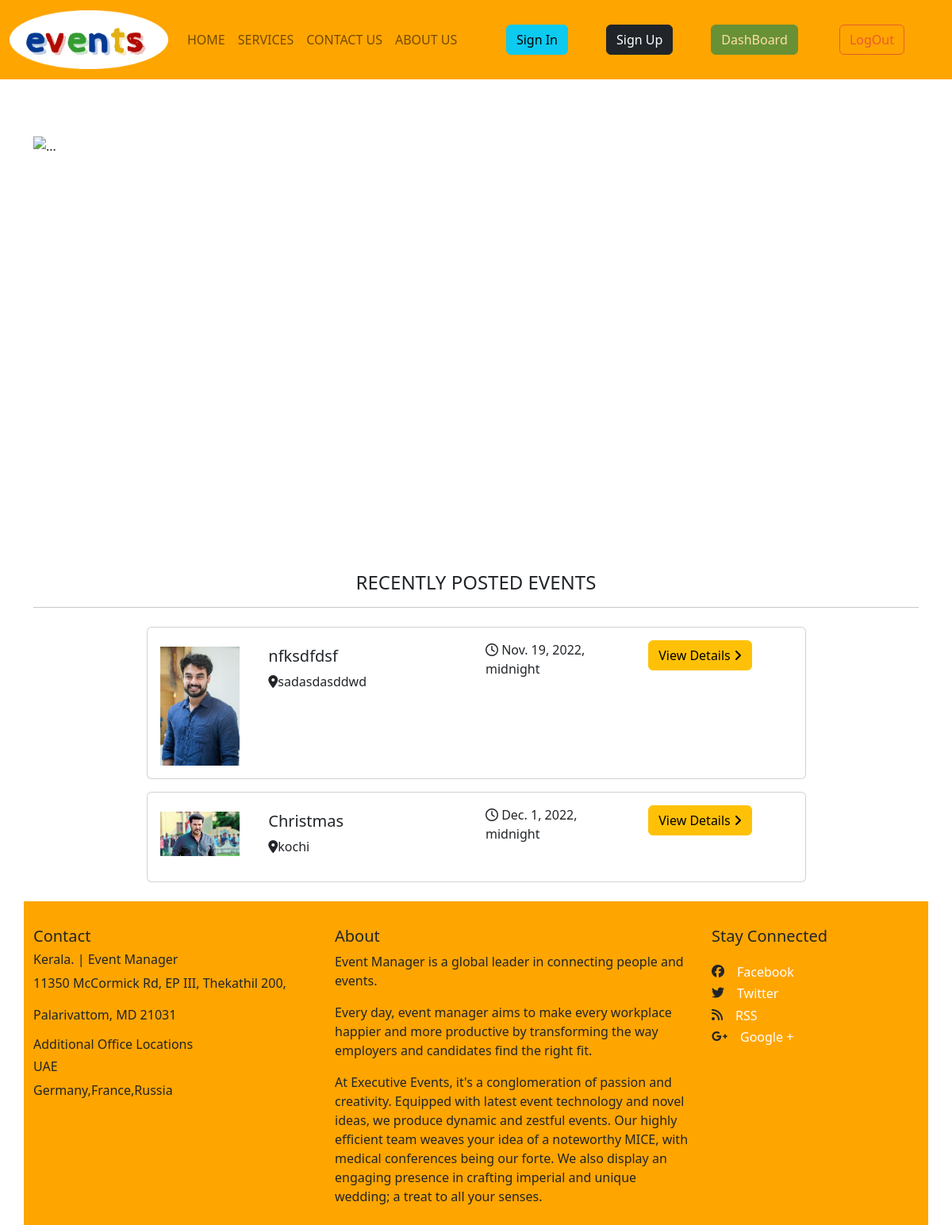
/, run on an earlier commit of the app's database.
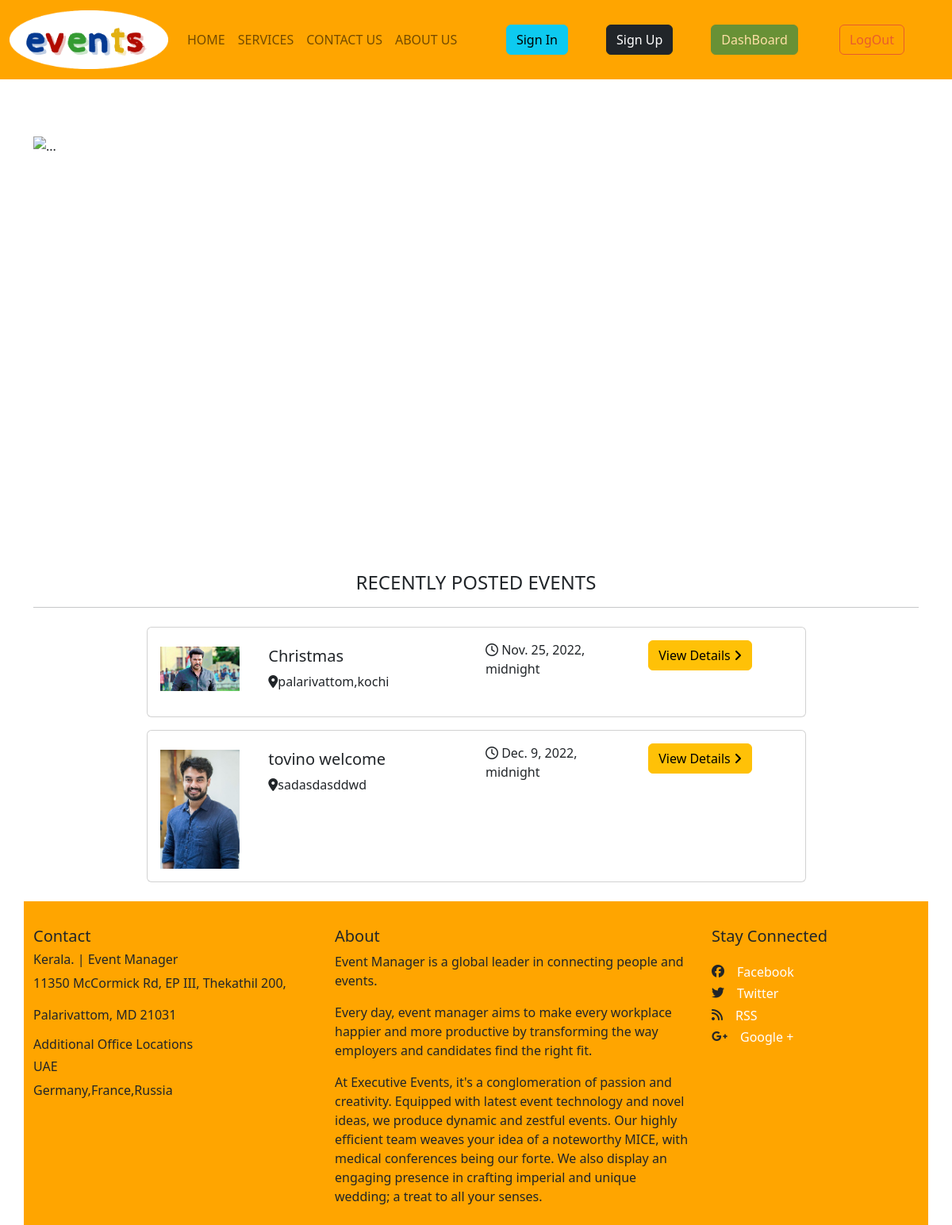
And on a later commit of the database.
### apps/post/models.py (models this page shows)
class PostModel(models.Model):
    user = models.ForeignKey(User, on_delete=models.CASCADE)
    event_title = models.CharField(max_length=120, null=False)
    event_date = models.DateField(null=False)
    content = models.TextField(null=False)
    location = models.CharField(max_length=200, null=False)
    date = models.DateField(auto_now_add=True)
    pic = models.ImageField(upload_to='events',
                            validators=[FileExtensionValidator(allowed_extensions=['jpeg', 'png', 'jpg'])], null=False,
                            blank=False)

### apps/post/views.py (the view)
# urls.py: path('', post_views.AllPostListView.as_view(), name='home'),
class AllPostListView(ListView):
    template_name = "eventWebsite/home.html"
    model = PostModel
    context_object_name = "posts" # with this data can be accessed in front end html
    def get_queryset(self):  # by default objects.all()  is the query.Only to override this fn
        return PostModel.objects.all().order_by('event_date')

### templates/eventWebsite/home.html (shortened to what this page needs)
{% extends 'eventWebsite/base.html' %}
{% block content %}
{% load static %}
<div class="container">
    <div class="row pt-4">
        <div id="carouselExampleCaptions" class="carousel slide" data-bs-ride="carousel">
            <div class="carousel-indicators">
                <button type="button" data-bs-target="#carouselExampleCaptions" data-bs-slide-to="0" class="active"
                        aria-current="true" aria-label="Slide 1"></button>
                <button type="button" data-bs-target="#carouselExampleCaptions" data-bs-slide-to="1"
                        aria-label="Slide 2"></button>
                <button type="button" data-bs-target="#carouselExampleCaptions" data-bs-slide-to="2"
                        aria-label="Slide 3"></button>
            </div>
            <div class="carousel-inner">
                <div class="carousel-item" data-bs-interval="2000">
                    <img src="{% static 'img_2.png' %}" class="d-block w-100" alt="..." height="500">
                    <div class="carousel-caption d-none d-md-block">
                        <h5> #1 Event Managers in Kerala </h5>
                        <p>ആഘോഷങ്ങളുടെ മാറ്റ് കുറയ്ക്കേണ്ട, ഇവന്റ് മാനേജ്‌മന്റ് ടീം ഇവിടുണ്ട്....</p>
                    </div>
                </div>
            </div>
            <button class="carousel-control-prev" type="button" data-bs-target="#carouselExampleCaptions"
                    data-bs-slide="prev">
                <span class="carousel-control-prev-icon" aria-hidden="true"></span>
            </button>
            <button class="carousel-control-next" type="button" data-bs-target="#carouselExampleCaptions"
                    data-bs-slide="next">
                <span class="carousel-control-next-icon" aria-hidden="true"></span>
            </button>
        </div>
    </div>
    <div class="row pt-5">
        <div class="recentjobs container bg-white ">
            <h4 class="text-center">RECENTLY POSTED EVENTS</h4>
            <hr>
            <div class=" row d-flex justify-content-center">
                <div class="div col-9 mt-2 mb-2">
                    {% if posts %}
                    {% for post in posts %}
                    <div class="card job-card mb-3">
                        <div class="card-body">
                            <div class="row">
                                <div class="col-lg-2 col-md-6">
                                    <a href=""> <img class="mt-2 " width="100"
                                                     src={{post.pic.url}} alt=""> </a>
                                </div>
                                <div class="col-lg-4 col-md-6">
                                    <div class="card-left mt-2">
                                        <h5>{{post.event_title}} </h5>
                                        <p><i class="fa-solid fa-location-dot"></i>{{post.location}} </p>
                                    </div>
                                </div>
                                <div class="col-lg-3 col-md-6 ">
                                    <div class=" right-details mt-6">
                                        <p><i class="fa-regular fa-clock"></i> {{post.event_date}} </p>
                                    </div>
                                </div>
                                <div class="col-lg-3 col-md-3 ">
                                    <button class="btn btn-warning" onclick="window.location.href='{% url 'post_detail' post.id %}'"> View
                                        Details <i class="fa-solid fa-angle-right"> </i></button>
                                </div>
                            </div>
                        </div>
                    </div>
                    {% endfor %}
                    {% endif %}
                </div>
            </div>
        </div>
    </div>
</div>
{% endblock %}

What changed in the data, as far as the page shows it:
changed PostModel "Christmas": location "kochi" → "palarivattom,kochi"; event_date "Dec. 1, 2022, midnight" → "Nov. 25, 2022, midnight"; moves up the list
changed PostModel "sadasdasddwd": event_title "nfksdfdsf" → "tovino welcome"; event_date "Nov. 19, 2022, midnight" → "Dec. 9, 2022, midnight"
